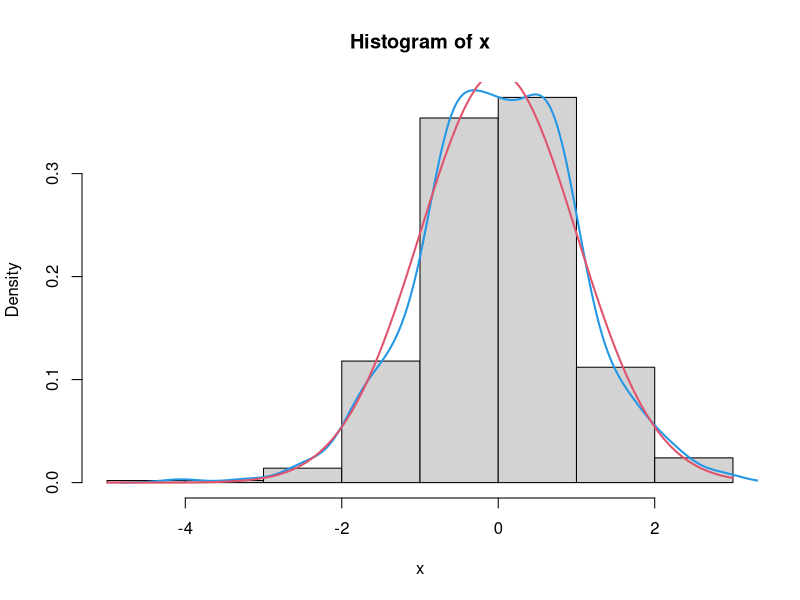
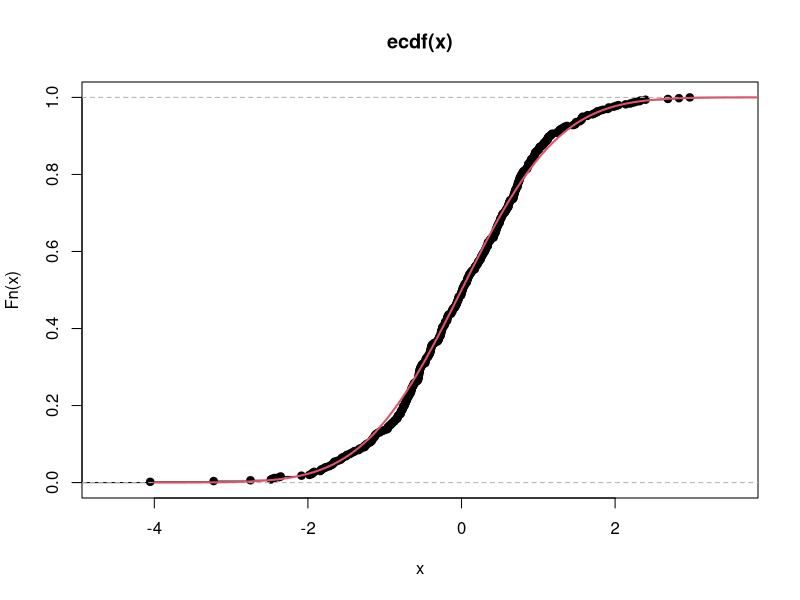
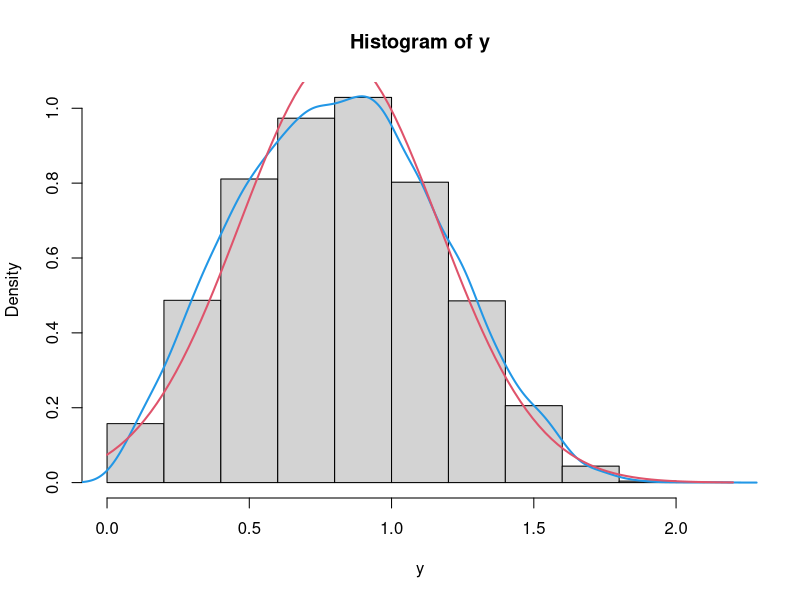
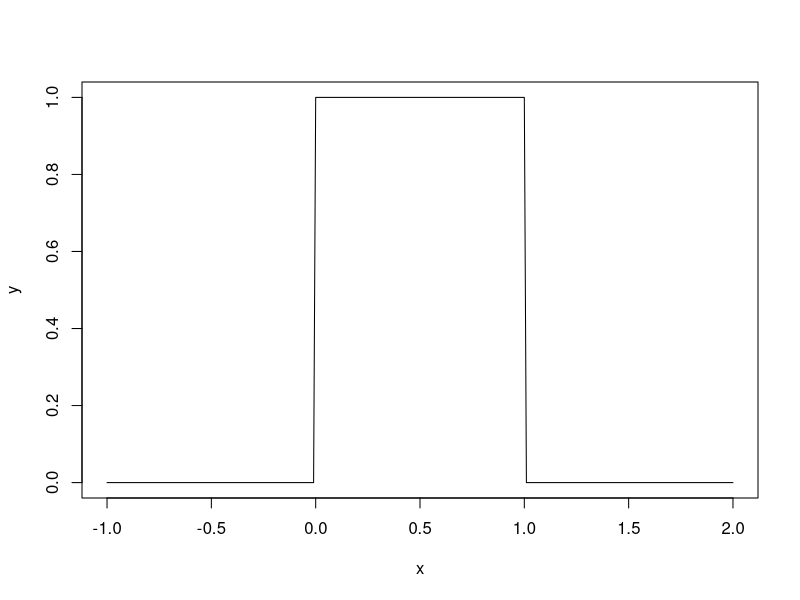
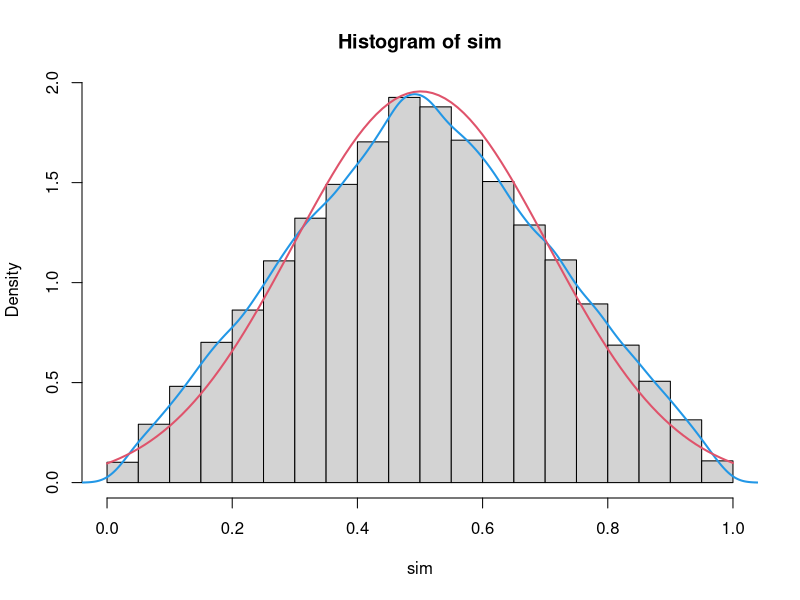
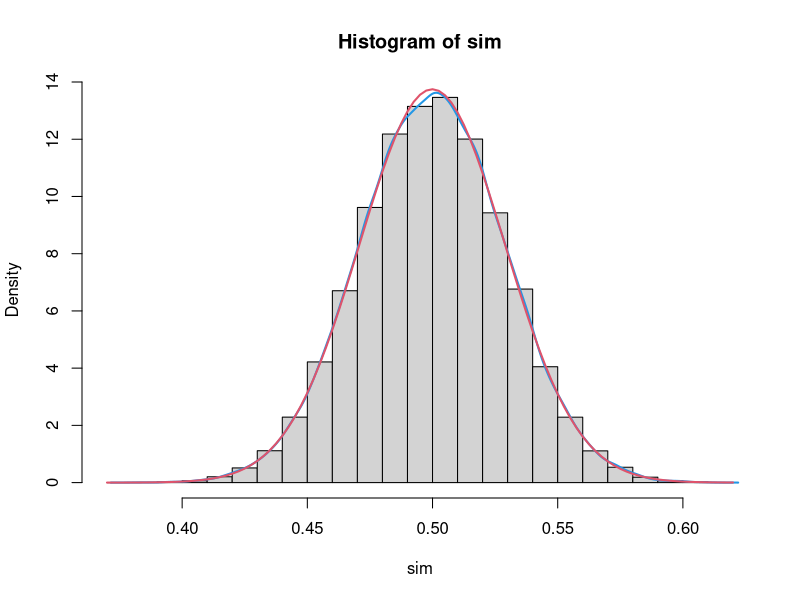
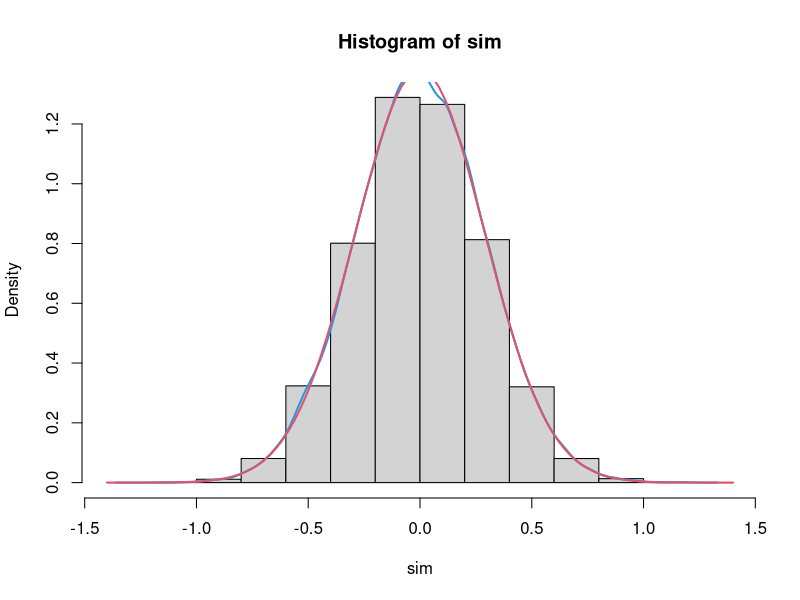
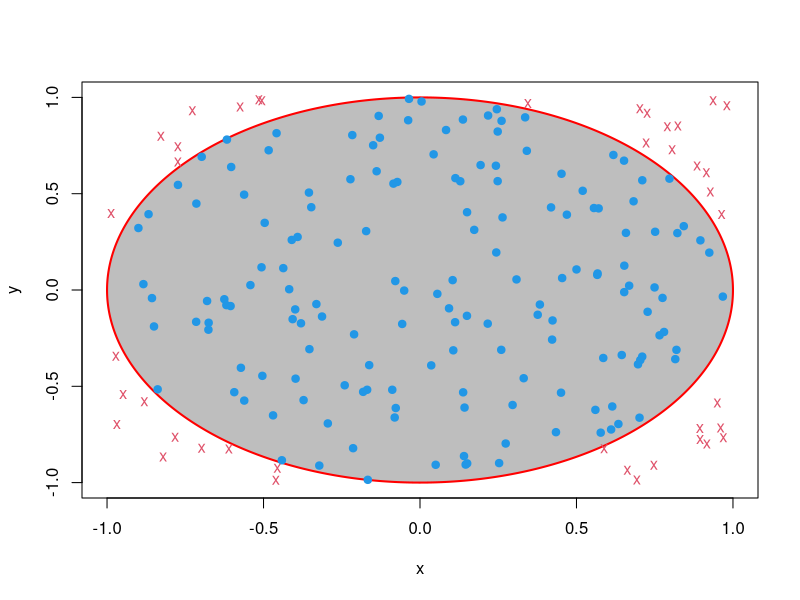

The R source for these figures, in order:
## ---- chunk 1
# pazisiurekime p ir d sarysi: p = \int d
print("Skaiciai turi sutapti:")
integrate(dnorm, -Inf, 1)
pnorm(1)

# p ir q sarysis - tai vienas kitam prie6ingos funkcijos
print("Ar nustebsite, kad atsakymas bus 0.66?")
qnorm(pnorm(0.66))

# generavimas
print("O cia galiausiai generavimo pvz:")
x = rnorm(10000)
summary(x)

## ---- chunk 2
# sugeneruojame dydzius ir padrome grazu grafika palygonti teorija su praktika
x = rnorm(500)

# 1. histograma su branduoliniu tankiu ir palyginimu su teoriniu
hist(x, probability = TRUE)
lines(density(x), col=4, lwd=2)
curve(dnorm, lwd=2, col=2, add=TRUE)

# 2. empyrine pasiskirskirstymo funkcija 
Fn <- ecdf(x)
plot(Fn)
curve(pnorm, -4, 4, add=TRUE, col=2, lwd=2)
## ---- chunk 3
# reneruojam x
x = rnorm(10000)

# tada y
y = sqrt(abs(x))

# galiausiai gauname grafika:
hist(y, probability = TRUE)
lines(density(y), col=4, lwd=2)
curve(dnorm(x, mean=mean(y), sd=sd(y)), lwd=2, col=2, add=TRUE)
## ---- chunk 4
# kitos galimo isvados: mean, median, table (summary), density ir t.t.
summary(y)

# kokia tikimybe, kad y >1
mean(y>1)

# kokia tikimybe, kad kad y yra intervale [1, 1.5]
mean((1 <= y) & (y <=1.5))

# raskime 70% kvantili, t.y. toki x, kuriam galia lygybe: P(y<x)=0.7
quantile(y, 0.7)
## ---- chunk 5
# lets define the function that demonstrate dice roll
rollDice <- function(NDice){
  sum(sample(6, size=NDice, replace = TRUE))
}

# apply this function
rollDice(2) # pirmo zaidejo ekspermentas
rollDice(3) # antro zaidejo
rollDice(2) >= rollDice(3) # zaidimo ekspermentas

# apibrezkime ekspermento funkcija
experment <- function(){
  rollDice(2) >= rollDice(3) 
}

# lets find out the distribution of sum of two dices - abi uzklausos yra ekvivalencios
sim = replicate(10000, rollDice(2) >= rollDice(3))
sim = replicate(10000, experment())

# lets estimate the probability P(dice(3)=<dice(2))
mean(sim)
## ---- chunk 6
# tai galima padaryti su specialia vfunkcija: curve(dunif, -1, 2)
# arba patiems realizuotifunkcija
x = seq(-1, 2, by=0.01)
y = dunif(x)
plot(x, y, type='l')
## ---- chunk 7
sim = replicate(100000, mean(runif(2)))
hist(sim, probability = TRUE)
lines(density(sim), col=4, lwd=2)
curve(dnorm(x, mean=mean(sim), sd=sd(sim)), lwd=2, col=2, add=TRUE)
## ---- chunk 8
sim = replicate(100000, mean(runif(100)))
hist(sim, probability = TRUE)
lines(density(sim), col=4, lwd=2)
curve(dnorm(x, mean=mean(sim), sd=sd(sim)), lwd=2, col=2, add=TRUE)
## ---- chunk 9
N = 50
sim = replicate(100000, sqrt(N)*(mean(runif(N))-0.5))
hist(sim, probability = TRUE)
lines(density(sim), col=4, lwd=2)
curve(dnorm(x, mean=mean(sim), sd=sd(sim)), lwd=2, col=2, add=TRUE)
## ---- chunk 10
t = seq(0, 2*pi, by=0.01)
xx = cos(t)
yy = sin(t)
plot(NA, xlim=c(-1,1), ylim=c(-1,1), xlab="x", ylab="y")
polygon(xx, yy, col = "gray", border = "red", lwd=2)
N = 200
x = runif(N, -1, 1)
y = runif(N, -1, 1)
ind = x^2 + y^2 <= 1
points(x[ind], y[ind], pch=19, col=4)
points(x[!ind], y[!ind], pch = "x", col=2)

## ---- chunk 11
N = 100000
x = runif(N, -1, 1)
y = runif(N, -1, 1)
mean(x^2 + y^2 <= 1) * 4
## ---- chunk 12
N = 1000
x = runif(N, -1, 1)
y = runif(N, -1, 1)
sim = (x^2 + y^2 <= 1) * 4
cummean = cumsum(sim) / seq_along(sim)
plot(cummean, type="l")
abline(a=pi, b=0, col=3)
## ---- chunk 13
N = 100
x = rnorm(N, 0)
y = rnorm(N, 0.0)
t.test(x,y)

## ---- chunk 14
# library('car')
# generuojame duomenis
N = 100
x = rnorm(N, mean=2)
y = 2 -3*x^2 + rnorm(N)

# tiesines regresijos iverciu radimas
lmFit = lm(y~x)
lmFitSumm = summary(lmFit)
lmFitSumm
## ---- chunk 15
# postumio funkcija
L <- function(x, lag=1){
  c(rep(NA,lag) , x[1:(length(x)-lag)])  
}
x = 1:10
x
L(x, 2)
## ---- chunk 16
eps = rnorm(1000)
y = filter(eps, filter=0.666, method = "recursive")
## ---- chunk 17
plot(y, type="l", xlab="t", ylab="y")
## ---- chunk 18
plot(L(y), y, xlab="t(t-1)", ylab="y")
## ---- chunk 19
cor(L(y), y, use="pairwise.complete.obs")
## ---- chunk 20
summary(lm(y~ I(L(y))))
## ---- chunk 21
x = rnorm(1000)
y = 1 + 0.7*x + 0.3*L(x) + rnorm(1000)
summary(lm(y~x + I(L(x))))
## ---- chunk 22
x = rnorm(1000)
xInfl = 3*x  + rnorm(1000)
y = filter(xInfl, filter=0.666, method = "recursive")
summary(lm(y ~ x + I(L(y))))
## ---- chunk 23
x = rnorm(100, mean = 1)
y = rnorm(100, mean = 2)
## ---- chunk 24
library(knitr)
out = lm(y~x)
kable(summary(out)$coef, digits=2)
## ---- chunk 25
x = cumsum(rnorm(100, mean = 1))
y = cumsum(rnorm(100, mean = 2))
kable(summary(lm(y~x))$coef, digits=2)
## ---- chunk 26

y = cumsum(rnorm(300))
plot(y, type="l", main="eksponentinis glodinimas")

alpha = 0.5
l1 = filter(y*alpha, f=1-alpha,method = "recursive")
lines(l1, col=2)


alpha = 0.2
l1 = filter(y*alpha, f=1-alpha,method = "recursive")
lines(l1, col=3)


alpha = 0.1
l1 = filter(y*alpha, f=1-alpha,method = "recursive")
lines(l1, col=4)


## ---- chunk 27
L <- function(x, lag=1){
  c(rep(NA,lag) , x[1:(length(x)-lag)])  
}

eps = rnorm(1000)
y = filter(eps, filter=c(0.4, 0.3, 0.2), method = "recursive")
plot(y, type="l")

acf(y)
pacf(y)

fitlm = lm(y~L(y,1)+L(y,2)+L(y,3))
summary(fitlm)


